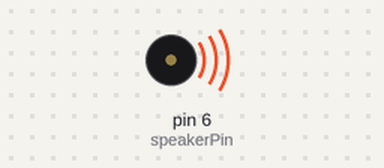
Bench run of a sketch on a simulated Arduino Uno, built with avr-gcc and run on an emulated ATmega328P. On the bench: buzzer (waves = sounding).

Above: at 0.1 s.
At 38.1 s:
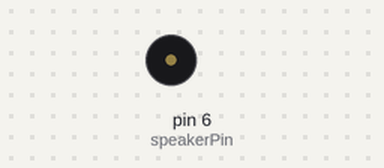
Timing chart, 0 to 40.0 s (numbered marks = the images above):
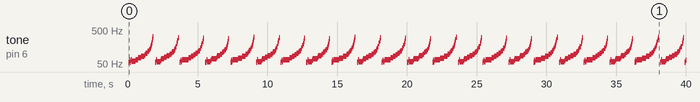

Measured:
- by itself, tone on pin 6 (speakerPin): plays 56 Hz for 0.04 s, 64 Hz for 0.04 s, 57 Hz for 0.08 s, 66 Hz for 0.04 s, 60 Hz for 0.28 s, 66 Hz for 0.20 s … (351 notes in this stretch)

The sketch:

quiz_q2.ino
```cpp
//Create an ambulance sound


int speakerPin = 6;

void setup() {
  pinMode(speakerPin, OUTPUT);
}

void loop() {

  for(int i = 6000; i > 1000; i -= 30) {
    digitalWrite(speakerPin, HIGH);
    delayMicroseconds(i);
    digitalWrite(speakerPin, LOW);
    delayMicroseconds(i);
    digitalWrite(speakerPin, HIGH);
    delayMicroseconds(i);
  }

  // pause in siren
  delay(50);

}
```
